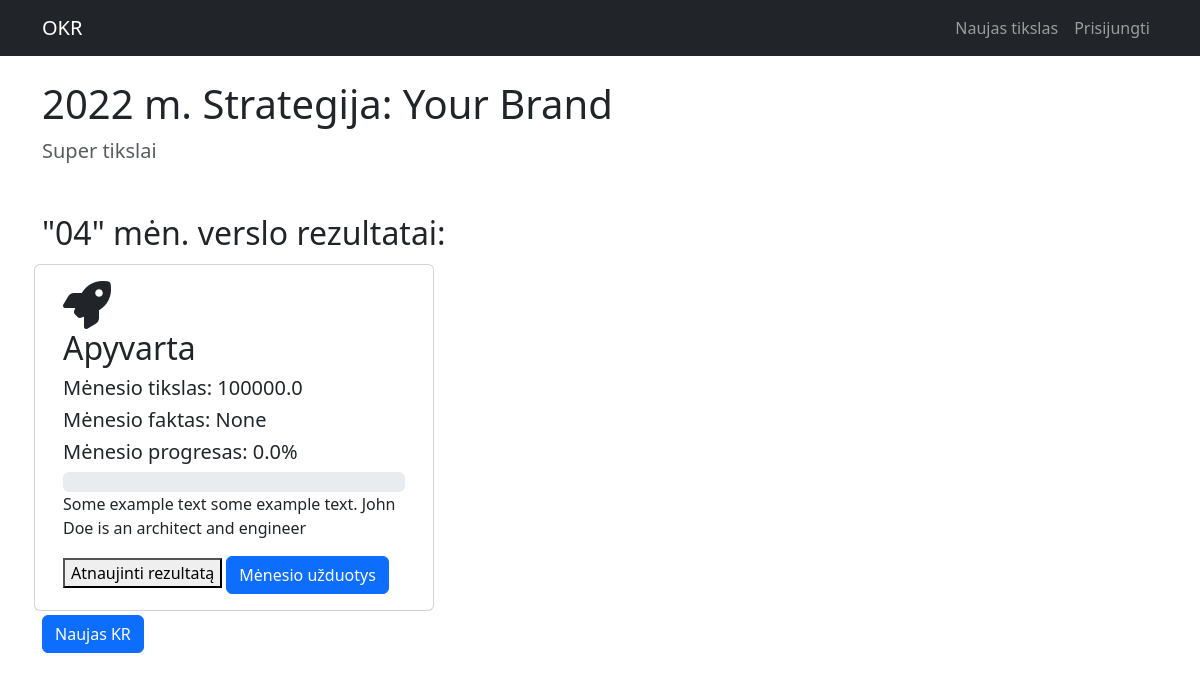
The app's page /dashboard/5/ with its own data.
### okr/models.py (models this page shows, shortened)
class Objective(models.Model):
    brand = models.CharField(max_length=100, default='Your Brand')
    team = models.CharField(max_length=200, default='Your Department')
    year = models.IntegerField()
    goal = models.CharField(max_length=200)

class KeyResult(models.Model):
    DISTRIBUTION_CHOICES = [
        ('cumulative', 'Išdaliniamas per mėnesius (÷ 12)'),
        ('fixed', 'Vienodas procentas viesiems mėn'),
        ('binary', 'Įvykdyta / Neįvykdyta')
    ]
    objective = models.ForeignKey(Objective, on_delete=models.CASCADE)
    name = models.CharField(max_length=200)
    unit = models.ForeignKey(Unit, on_delete=models.SET_NULL, null=True)
    annual_goal = models.DecimalField(max_digits=12, decimal_places=2)
    icon_class = models.CharField(max_length=50, default="fa-rocket")
    distribution_type = models.CharField(
        max_length=20,
        choices=DISTRIBUTION_CHOICES,
        default='cumulative',
    )

class MonthResult(models.Model):
    MONTH_CHOICES = [
        (1, 'Sausis'), (2, 'Vasaris'), (3, 'Kovas'), (4, 'Balandis'),
        (5, 'Gegužė'), (6, 'Birželis'), (7, 'Liepa'), (8, 'Rugpjūtis'),
        (9, 'Rugsėjis'), (10, 'Spalis'), (11, 'Lapkritis'), (12, 'Gruodis'),
    ]
    QUARTER_CHOICES = [(1, 'Q1'), (2, 'Q2'), (3, 'Q3'), (4, 'Q4')]
    monthly_key_result = models.ForeignKey(KeyResult, on_delete=models.CASCADE)
    month = models.IntegerField(choices=MONTH_CHOICES, default=1)
    quarter = models.IntegerField(choices=QUARTER_CHOICES, default=1)
    planned_result = models.DecimalField(max_digits=12, decimal_places=1)
    actual_result = models.DecimalField(max_digits=12, decimal_places=1, null=True, blank=True)
    @property
    def achievement_percentage(self):
        if self.planned_result and self.actual_result:
            return (self.actual_result / self.planned_result) * 100
        return 0

### okr/views.py (the view, shortened to what this page needs)
# urls.py: path('dashboard/<int:pk>/', views.dashboard, name='dashboard'),
def dashboard(request, pk):
    objective = get_object_or_404(Objective, pk=pk)
    current_month_num = timezone.now().month
    return render(request, 'dashboard.html', {
        'objective': objective,
        'current_month_num': current_month_num,
    })

### okr/templates/dashboard.html (shortened to what this page needs)
{% extends "base.html" %}
{% block content %}
<h1 class="mt-4" xmlns:height="http://www.w3.org/1999/xhtml" xmlns:height="http://www.w3.org/1999/xhtml">{{ objective.year }} m. Strategija: {{ objective.brand }}</h1>
<p class="lead text-muted">{{ objective.goal }}</p>
<h2 class="mt-5"> "{% now "m" %}" mėn. verslo rezultatai:</h2>
<div class="row" >
    {% for kr in objective.keyresult_set.all %}
        <div class="card m-1" style="width:400px">
            <div class="card-body">
                <i class="fa-solid {{ kr.icon_class }} card-img-top" style="font-size:48px;"></i>
                <h2 class="card-title">{{ kr.name }}</h2>
                {% for month_data in kr.monthresult_set.all %}
                    {% if month_data.month == current_month_num %}
                        <div class="results" >
                            <h5>Mėnesio tikslas: {{ month_data.planned_result }}</h5>
                            <h5>Mėnesio faktas: {{ month_data.actual_result }}</h5>
                            <h5>Mėnesio progresas: {{ month_data.achievement_percentage|floatformat:1 }}%</h5>
                        </div>
                        <div class="progress" style="height: 20px;">
                        </div>
                        <p class="card-text">Some example text some example text. John Doe is an architect and engineer</p>
                            <button data-bs-toggle="modal" data-bs-target="#modal-{{ month_data.id }}">
                                Atnaujinti rezultatą
                            </button
                        <a href="{% url 'action_items' objective.year month_data.month month_data.id %}" class="btn btn-primary">Mėnesio užduotys</a>
                    {% endif %}
                {% empty %}
                    <p>Duomenų nėra.</p>
                {% endfor %}
            </div>
        </div>
     <br>
    {% endfor %}
</div>
<a href="{% url 'key_result_create' objective.pk %}" class="btn btn-primary">Naujas KR</a>
{% endblock %}

### records on screen
Objective: year "2022", brand "Your Brand", goal "Super tikslai"
KeyResult: name "Apyvarta"
MonthResult: planned_result "100000.0", actual_result "None", achievement_percentage "0.0"
